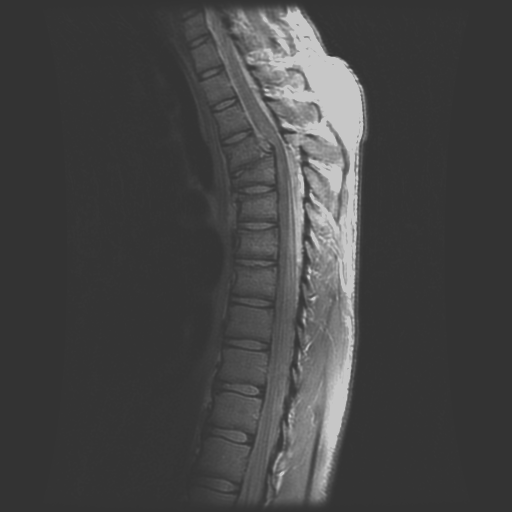
#> input picture HW2/spine.tif, 512 x 512 px
$ python third.py
#> lines starting #> are read from the running program, lines starting #| are printed output that depends on the picture
import cv2 as cv
from matplotlib import pyplot as plt
import numpy as np
img_org=cv.imread('spine.tif',0)
#> img_org is the input picture: shape (512, 512); min 51, max 199, mean 68.5
img=img_org.copy()
# transformattion PL and LCS
def transform(img,transformname,gama=1):
#> called with transformname = 'LCS', gama = 1
    img_MAX=img.max()
#> img_MAX = 199
    img_MIN=img.min()
#> img_MIN = 51
    if transformname=='PL':
        for i in range(512):
            for j in range(512):
                img[i,j]=img[i,j]**gama
    elif transformname=='LCS':
        for i in range(512):
            for j in range(512):
                img[i,j]=(255*(img[i,j]-img_MIN))/(img_MAX-img_MIN)
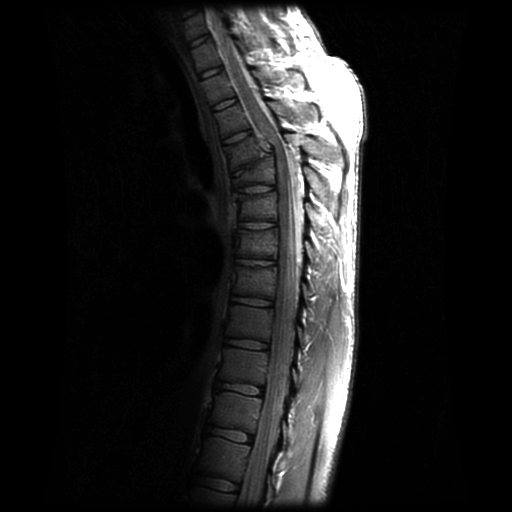
#> img: shape (512, 512); min 0, max 255, mean 29.7
    return img
#2
img_LCS=transform(img,'LCS').astype('uint8')
img_LCS1=img_LCS.copy()
img_PL=transform(img,'PL',0.5).astype('uint8')
#> call 2 of transform, with transformname = 'PL', gama = 0.5
#> in transform (call 2), `img_MAX=img.max()`: img_MAX = 255
#> in transform (call 2), `img_MIN=img.min()`: img_MIN = 0
#> after the loop in transform (call 2), `for i in range(512):`:
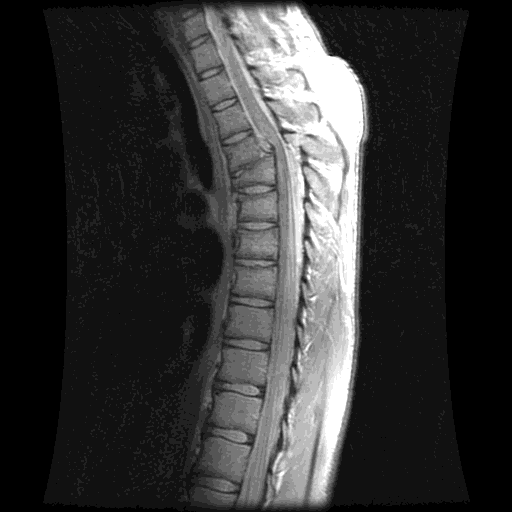
#> img: shape (512, 512); min 0, max 15, mean 3.03; drawn with min black and max white
img_PL1=img_PL.copy()
img_LCS_PL=transform(img_LCS1,'PL',0.5).astype('uint8')
img_PL_LCS=transform(img_PL1,'LCS').astype('uint8')
# #3
plt.subplot(2,3,1)
plt.imshow(img_org,'gray')
plt.title('original')
plt.subplot(2,3,2)
plt.imshow(img_LCS,'gray')
plt.title('img_LCS')
plt.subplot(2,3,3)
plt.imshow(img_LCS_PL,'gray')
plt.title('img_LCS_PL')
plt.subplot(2,3,4)
plt.imshow(img_org,'gray')
plt.title('original')
plt.subplot(2,3,5)
plt.imshow(img_PL,'gray')
plt.title('img_PL')
plt.subplot(2,3,6)
plt.imshow(img_PL_LCS,'gray')
plt.title('img_PL_LCS')
plt.show()
